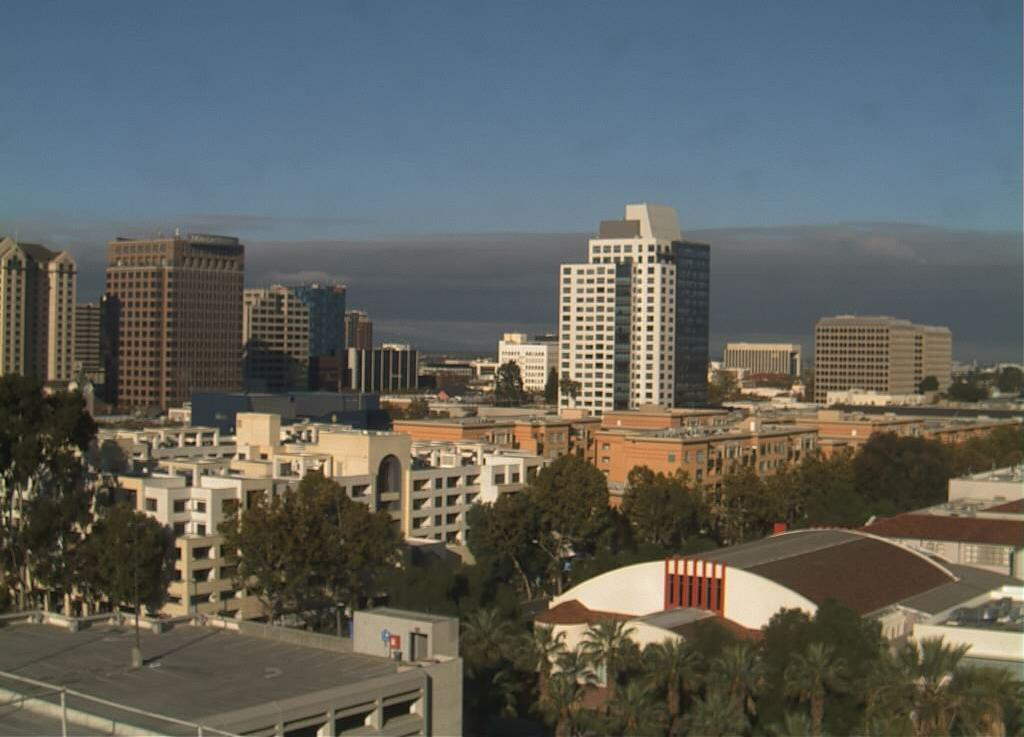
#> input picture nighttime place recognition dataset/train/00000850/20151101_162527.jpg, 1024 x 737 px, found by its file name
$ python features.py
#> lines starting #> are read from the running program, lines starting #| are printed output that depends on the picture; after the words box and inside, x2 and y2 are one past the last pixel; in counts of white or black regions, pixels touching at a corner belong together
import os
import cv2
import numpy as np
import matplotlib.pyplot as plt

IMG_HEIGHT = 464
IMG_WIDTH = 640

list_features = np.zeros((5, 24), dtype=int)
pics_num = np.zeros((1,24), dtype=int)

# Harris
def countHarris(img, img_g):
    # cornerHarris(img, blockSize, ksize, k)
    dst = cv2.cornerHarris(img_g, 2, 3, 0.04)
    countHarris = 0
    a = dst > 0.01*dst.max()
    [rows, cols] = a.shape

    for i in range(rows):
        for j in range(cols):
            if a[i][j] == True:
                countHarris += 1

    return countHarris

# Shi-Tomasi
def countTomasi(img, img_g):
    # goodFeaturesToTrack(img, maxCorners, qualityLevel, minDistance...)
    dst = cv2.goodFeaturesToTrack(img_g, 0, 0.01, 10)
    dst = np.int0(dst)
    countTomasi = 0
    for i in dst:
        countTomasi += 1
    return countTomasi

# SIFT
def countSIFT(img, img_g):
    sift = cv2.xfeatures2d.SIFT_create()
    kp, des = sift.detectAndCompute(img_g, None)
    countSIFT = 0
    for i in kp:
        countSIFT += 1
    return countSIFT

# SURF
def countSURF(img, img_g):
    surf = cv2.xfeatures2d.SURF_create()
    kp,des = surf.detectAndCompute(img_g, None)
    countSURF = 0
    for i in kp:
        countSURF += 1
    return countSURF

# ORB
def countORB(img, img_g):
    orb = cv2.ORB_create()
    kp,des = orb.detectAndCompute(img_g, None)
    countORB = 0
    for i in kp:
        countORB += 1
    return countORB

# number of features
def countFeatures(img, img_g, filename):
    if '_00' in filename:
        pics_num[0][0] += 1
        list_features[0][0] += countHarris(img, img_g)
        list_features[1][0] += countTomasi(img, img_g)
        list_features[2][0] += countSIFT(img, img_g)
        list_features[3][0] += countSURF(img, img_g)
        list_features[4][0] += countORB(img, img_g)
    if '_01' in filename:
        pics_num[0][1] += 1
        list_features[0][1] += countHarris(img, img_g)
        list_features[1][1] += countTomasi(img, img_g)
        list_features[2][1] += countSIFT(img, img_g)
        list_features[3][1] += countSURF(img, img_g)
        list_features[4][1] += countORB(img, img_g)
    if '_02' in filename:
        pics_num[0][2] += 1
        list_features[0][2] += countHarris(img, img_g)
        list_features[1][2] += countTomasi(img, img_g)
        list_features[2][2] += countSIFT(img, img_g)
        list_features[3][2] += countSURF(img, img_g)
        list_features[4][2] += countORB(img, img_g)
    if '_03' in filename:
        pics_num[0][3] += 1
        list_features[0][3] += countHarris(img, img_g)
        list_features[1][3] += countTomasi(img, img_g)
        list_features[2][3] += countSIFT(img, img_g)
        list_features[3][3] += countSURF(img, img_g)
        list_features[4][3] += countORB(img, img_g)
    if '_04' in filename:
        pics_num[0][4] += 1
        list_features[0][4] += countHarris(img, img_g)
        list_features[1][4] += countTomasi(img, img_g)
        list_features[2][4] += countSIFT(img, img_g)
        list_features[3][4] += countSURF(img, img_g)
        list_features[4][4] += countORB(img, img_g)
    if '_05' in filename:
        pics_num[0][5] += 1
        list_features[0][5] += countHarris(img, img_g)
        list_features[1][5] += countTomasi(img, img_g)
        list_features[2][5] += countSIFT(img, img_g)
        list_features[3][5] += countSURF(img, img_g)
        list_features[4][5] += countORB(img, img_g)
    if '_06' in filename:
        pics_num[0][6] += 1
        list_features[0][6] += countHarris(img, img_g)
        list_features[1][6] += countTomasi(img, img_g)
        list_features[2][6] += countSIFT(img, img_g)
        list_features[3][6] += countSURF(img, img_g)
        list_features[4][6] += countORB(img, img_g)
    if '_07' in filename:
        pics_num[0][7] += 1
        list_features[0][7] += countHarris(img, img_g)
        list_features[1][7] += countTomasi(img, img_g)
        list_features[2][7] += countSIFT(img, img_g)
        list_features[3][7] += countSURF(img, img_g)
        list_features[4][7] += countORB(img, img_g)
    if '_08' in filename:
        pics_num[0][8] += 1
        list_features[0][8] += countHarris(img, img_g)
        list_features[1][8] += countTomasi(img, img_g)
        list_features[2][8] += countSIFT(img, img_g)
        list_features[3][8] += countSURF(img, img_g)
        list_features[4][8] += countORB(img, img_g)
    if '_09' in filename:
        pics_num[0][9] += 1
        list_features[0][9] += countHarris(img, img_g)
        list_features[1][9] += countTomasi(img, img_g)
        list_features[2][9] += countSIFT(img, img_g)
        list_features[3][9] += countSURF(img, img_g)
        list_features[4][9] += countORB(img, img_g)
    if '_10' in filename:
        pics_num[0][10] += 1
        list_features[0][10] += countHarris(img, img_g)
        list_features[1][10] += countTomasi(img, img_g)
        list_features[2][10] += countSIFT(img, img_g)
        list_features[3][10] += countSURF(img, img_g)
        list_features[4][10] += countORB(img, img_g)
    if '_11' in filename:
        pics_num[0][11] += 1
        list_features[0][11] += countHarris(img, img_g)
        list_features[1][11] += countTomasi(img, img_g)
        list_features[2][11] += countSIFT(img, img_g)
        list_features[3][11] += countSURF(img, img_g)
        list_features[4][11] += countORB(img, img_g)
    if '_12' in filename:
        pics_num[0][12] += 1
        list_features[0][12] += countHarris(img, img_g)
        list_features[1][12] += countTomasi(img, img_g)
        list_features[2][12] += countSIFT(img, img_g)
        list_features[3][12] += countSURF(img, img_g)
        list_features[4][12] += countORB(img, img_g)
    if '_13' in filename:
        pics_num[0][13] += 1
        list_features[0][13] += countHarris(img, img_g)
        list_features[1][13] += countTomasi(img, img_g)
        list_features[2][13] += countSIFT(img, img_g)
        list_features[3][13] += countSURF(img, img_g)
        list_features[4][13] += countORB(img, img_g)
    if '_14' in filename:
        pics_num[0][14] += 1
        list_features[0][14] += countHarris(img, img_g)
        list_features[1][14] += countTomasi(img, img_g)
        list_features[2][14] += countSIFT(img, img_g)
        list_features[3][14] += countSURF(img, img_g)
        list_features[4][14] += countORB(img, img_g)
    if '_15' in filename:
        pics_num[0][15] += 1
        list_features[0][15] += countHarris(img, img_g)
        list_features[1][15] += countTomasi(img, img_g)
        list_features[2][15] += countSIFT(img, img_g)
        list_features[3][15] += countSURF(img, img_g)
        list_features[4][15] += countORB(img, img_g)
    if '_16' in filename:
        pics_num[0][16] += 1
        list_features[0][16] += countHarris(img, img_g)
        list_features[1][16] += countTomasi(img, img_g)
        list_features[2][16] += countSIFT(img, img_g)
        list_features[3][16] += countSURF(img, img_g)
        list_features[4][16] += countORB(img, img_g)
    if '_17' in filename:
        pics_num[0][17] += 1
        list_features[0][17] += countHarris(img, img_g)
        list_features[1][17] += countTomasi(img, img_g)
        list_features[2][17] += countSIFT(img, img_g)
        list_features[3][17] += countSURF(img, img_g)
        list_features[4][17] += countORB(img, img_g)
    if '_18' in filename:
        pics_num[0][18] += 1
        list_features[0][18] += countHarris(img, img_g)
        list_features[1][18] += countTomasi(img, img_g)
        list_features[2][18] += countSIFT(img, img_g)
        list_features[3][18] += countSURF(img, img_g)
        list_features[4][18] += countORB(img, img_g)
    if '_19' in filename:
        pics_num[0][19] += 1
        list_features[0][19] += countHarris(img, img_g)
        list_features[1][19] += countTomasi(img, img_g)
        list_features[2][19] += countSIFT(img, img_g)
        list_features[3][19] += countSURF(img, img_g)
        list_features[4][19] += countORB(img, img_g)
    if '_20' in filename:
        pics_num[0][20] += 1
        list_features[0][20] += countHarris(img, img_g)
        list_features[1][20] += countTomasi(img, img_g)
        list_features[2][20] += countSIFT(img, img_g)
        list_features[3][20] += countSURF(img, img_g)
        list_features[4][20] += countORB(img, img_g)
    if '_21' in filename:
        pics_num[0][21] += 1
        list_features[0][21] += countHarris(img, img_g)
        list_features[1][21] += countTomasi(img, img_g)
        list_features[2][21] += countSIFT(img, img_g)
        list_features[3][21] += countSURF(img, img_g)
        list_features[4][21] += countORB(img, img_g)
    if '_22' in filename:
        pics_num[0][22] += 1
        list_features[0][22] += countHarris(img, img_g)
        list_features[1][22] += countTomasi(img, img_g)
        list_features[2][22] += countSIFT(img, img_g)
        list_features[3][22] += countSURF(img, img_g)
        list_features[4][22] += countORB(img, img_g)
    if '_23' in filename:
        pics_num[0][23] += 1
        list_features[0][23] += countHarris(img, img_g)
        list_features[1][23] += countTomasi(img, img_g)
        list_features[2][23] += countSIFT(img, img_g)
        list_features[3][23] += countSURF(img, img_g)
        list_features[4][23] += countORB(img, img_g)


def read_path(file_pathname):
    for filename in os.listdir(file_pathname):
        if '.jpg' in filename:
            print(filename)
            img = cv2.imread(file_pathname+'/'+filename)
            img = cv2.resize(img, (IMG_HEIGHT, IMG_WIDTH))
            # gray
            img_g = cv2.cvtColor(img,cv2.COLOR_BGR2GRAY)

            # number of features
            countFeatures(img, img_g, filename)
        else:
            continue

def read_path_all(path):
    for filename in os.listdir(path):
        if '.' not in filename:
            file_path = os.path.join(path, filename)
            read_path(file_path)
#> in read_path, img is the input picture: shape (737, 1024, 3); mean B, G, R 93.9, 98, 95.6
#> in read_path, `img = cv2.resize(img, (IMG_HEIGHT, IMG_WIDTH))`:
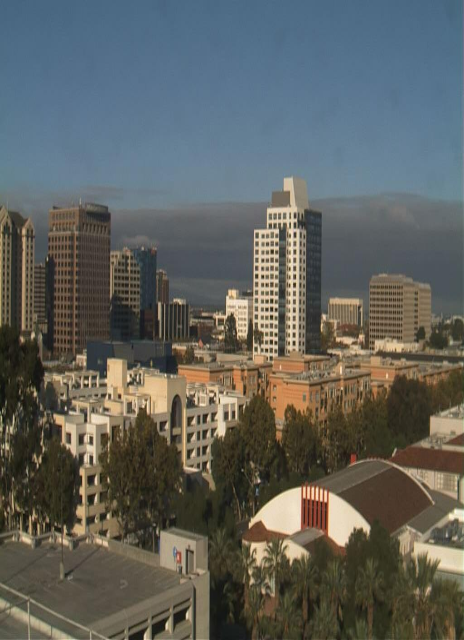
#> img: shape (640, 464, 3); mean B, G, R 93.8, 97.9, 95.5
#> in read_path, `img_g = cv2.cvtColor(img,cv2.COLOR_BGR2GRAY)`:
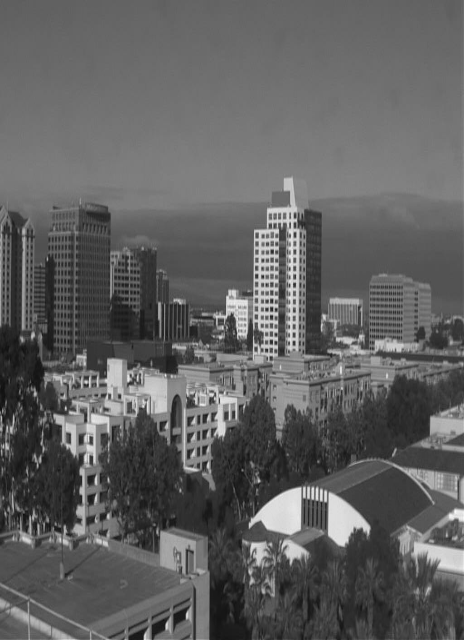
#> img_g: shape (640, 464); min 14, max 251, mean 96.7
#> in countHarris, `dst = cv2.cornerHarris(img_g, 2, 3, 0.04)`:
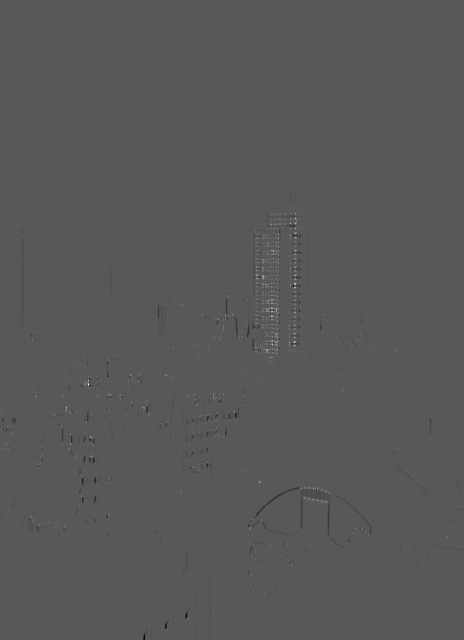
#> dst: shape (640, 464) float32; min -0.00587, max 0.011, mean -2.09e-06; drawn with min black and max white
#> in countHarris, `a = dst > 0.01*dst.max()`:
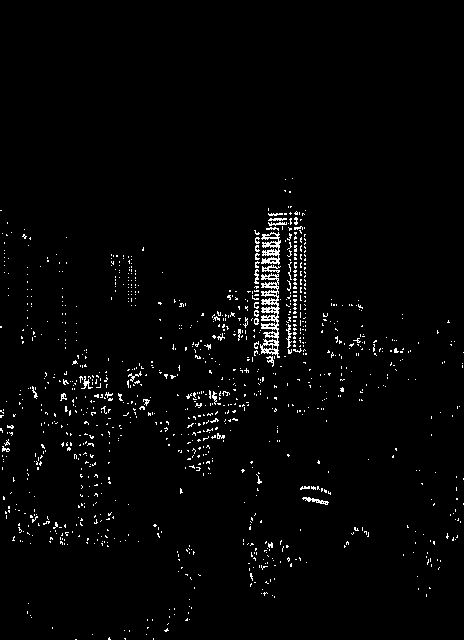
#> a: shape (640, 464) bool; 2.1% white in thin lines or dots, all inside (x1, y1, x2, y2) = (0, 178, 464, 640)
#> in countTomasi, `dst = cv2.goodFeaturesToTrack(img_g, 0, 0.01, 10)`: dst = 703 rows, first 8: [266, 349], [294, 283], [262, 275], [271, 340], [271, 307], [87, 384], [272, 250], [294, 341]
#> the loop in countTomasi, `for i in dst:` made 703 passes
#> after the loop in countTomasi, `for i in dst:`: countTomasi = 703
#> in countSIFT, `kp, des = sift.detectAndCompute(img_g, None)`: kp = 2467 keypoints; strongest (x, y, size): (294, 285, 2.4), (344, 522, 24.5), (262, 277, 2.2), (294, 343, 2.4)
#> the loop in countSIFT, `for i in kp:` made 2467 passes
#> i on passes 1 to 3: keypoint at (2.4, 324.3), size 1.8, keypoint at (2.8, 318.9), size 2.2, keypoint at (2.9, 311.1), size 2.2
#> after the loop in countSIFT, `for i in kp:`: countSIFT = 2467
        else:
            continue


#> (the run stopped early here; a loop or call above may not have finished)
